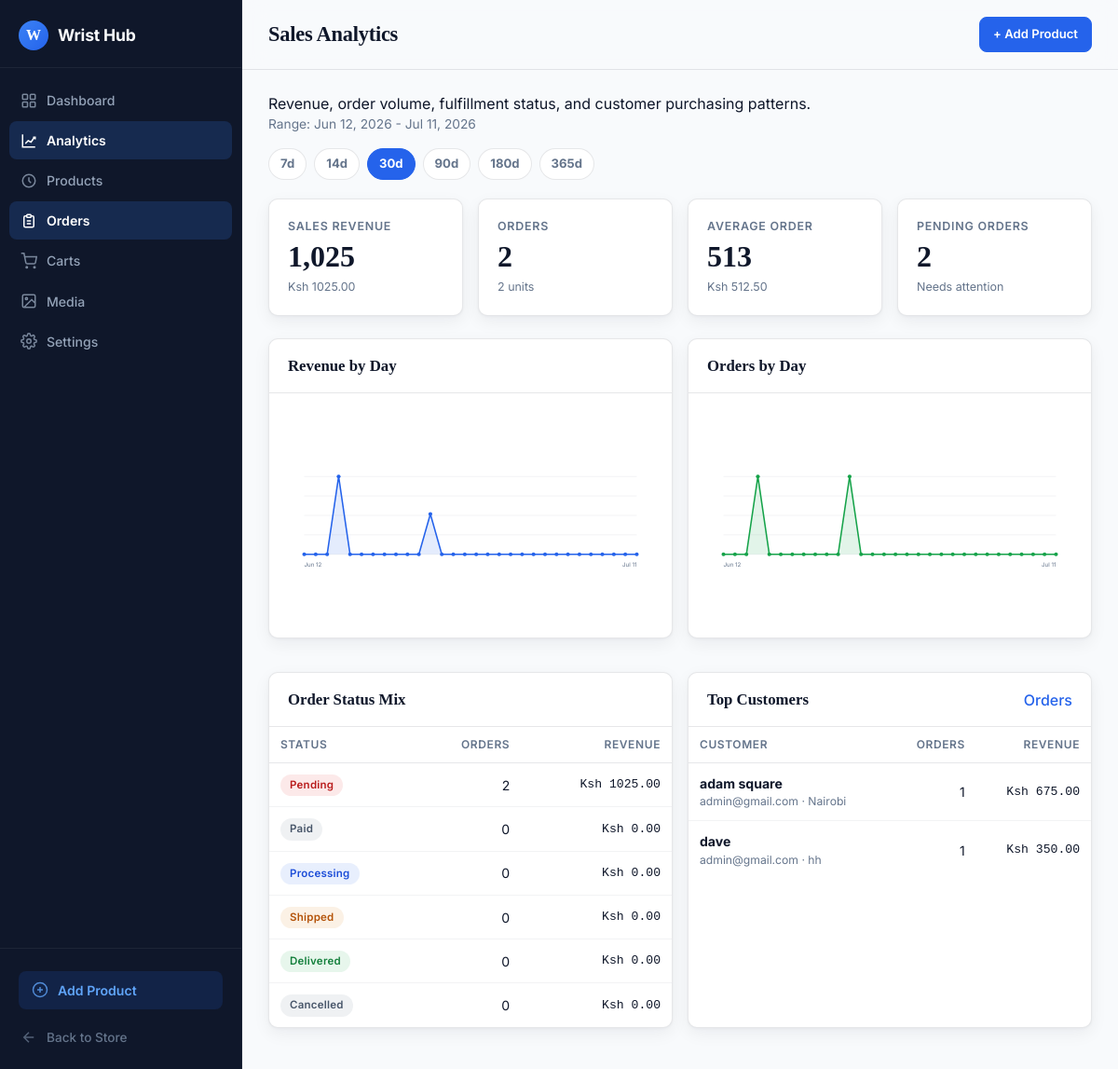
Screenshot of /panel/analytics/sales/ with the database file from the repository.
### wshop/models.py (models this page shows, shortened)
class Order(models.Model):
    STATUS_CHOICES = [
        ("pending", "Pending"),
        ("paid", "Paid"),
        ("processing", "Processing"),
        ("shipped", "Shipped"),
        ("delivered", "Delivered"),
        ("cancelled", "Cancelled"),
    ]
    user = models.ForeignKey(
        settings.AUTH_USER_MODEL,
        on_delete=models.SET_NULL,
        related_name="orders",
        blank=True,
        null=True,
    )
    full_name = models.CharField(max_length=120)
    email = models.EmailField()
    phone = models.CharField(max_length=30)
    address = models.CharField(max_length=255)
    city = models.CharField(max_length=100)
    postal_code = models.CharField(max_length=20)
    country = models.CharField(max_length=100)
    status = models.CharField(max_length=20, choices=STATUS_CHOICES, default="pending")
    total = models.DecimalField(
        max_digits=10,
        decimal_places=2,
        validators=[MinValueValidator(0)],
    )
    created_at = models.DateTimeField(auto_now_add=True)
    updated_at = models.DateTimeField(auto_now=True)
    class Meta:
        ordering = ["-created_at"]

### wshop/views_admin.py (the view)
# urls.py: path("panel/analytics/sales/", views_admin.admin_analytics_sales, name="panel-analytics-sales"),
def admin_analytics_sales(request):
    base = get_analytics_base_context(request)
    orders = base["orders"]
    revenue_series = daily_series(base["start"], base["end"], orders, "created_at", "total")
    order_series = daily_series(base["start"], base["end"], orders, "created_at")
    status_rows = []
    for status, label in Order.STATUS_CHOICES:
        count = orders.filter(status=status).count()
        revenue = orders.filter(status=status).aggregate(total=Sum("total"))["total"] or Decimal("0")
        status_rows.append({"status": status, "label": label, "count": count, "revenue": revenue})
    status_rows = sorted(status_rows, key=lambda row: row["count"], reverse=True)
    top_customers = (
        orders.values("full_name", "email", "city")
        .annotate(orders_count=Count("id"), revenue=Sum("total"))
        .order_by("-revenue")[:8]
    )
    context = {
        **base,
        "dashboard_title": "Sales Analytics",
        "analytics_active": True,
        "orders_active": True,
        "revenue_chart": build_line_chart(revenue_series, "#2563eb"),
        "order_chart": build_line_chart(order_series, "#16a34a"),
        "pending_orders": orders.filter(status="pending").count(),
        "status_rows": status_rows,
        "top_customers": top_customers,
    }
    return render(request, "panel/analytics_sales.html", context)

### wshop/analytics.py (called while the page is built)
def should_track_request(request):
    if request.path.startswith(("/admin/", "/panel/", "/static/", "/media/")):
        return False
    if request.path in {"/cart/count/"}:
        return False
    if request.method not in {"GET", "POST"}:
        return False
    return True

### wshop/templatetags/admin_extras.py (called while the page is built)
@register.filter
def intcomma(value):
    try:
        value = int(value)
        return f"{value:,}"
    except (TypeError, ValueError):
        return value

### wshop/views_admin.py (called while the page is built)
def get_analytics_range(request):
    try:
        days = int(request.GET.get("days", "30"))
    except (TypeError, ValueError):
        days = 30
    if days not in {7, 14, 30, 90, 180, 365}:
        days = 30
    end = timezone.now().date()
    start = end - timedelta(days=days - 1)
    return start, end, days

def visitor_key(event):
    if event.user_id:
        return f"user:{event.user_id}"
    return f"session:{event.session_key}"

def daily_series(start, end, queryset, date_field, value_field=None):
    if value_field:
        rows = queryset.annotate(day=TruncDate(date_field)).values("day").annotate(value=Sum(value_field)).order_by("day")
    else:
        rows = queryset.annotate(day=TruncDate(date_field)).values("day").annotate(value=Count("id")).order_by("day")
    mapped = {row["day"]: row["value"] or 0 for row in rows}
    return [
        {"label": day.strftime("%b %d"), "value": mapped.get(day, 0)}
        for day in daterange(start, end)
    ]

def daterange(start, end):
    current = start
    while current <= end:
        yield current
        current += timedelta(days=1)

def summarize_orders(orders):
    revenue = orders.aggregate(total=Sum("total"))["total"] or Decimal("0")
    units = OrderItem.objects.filter(order__in=orders).aggregate(total=Sum("quantity"))["total"] or 0
    average_order = orders.aggregate(avg=Avg("total"))["avg"] or Decimal("0")
    return revenue, units, average_order

### wshop/templates/panel/analytics_sales.html (shortened to what this page needs)
{% extends "panel/base.html" %}
{% load admin_extras %}
{% block content %}
<div class="analytics-toolbar">
    <div>
        <p class="page-subtitle">Revenue, order volume, fulfillment status, and customer purchasing patterns.</p>
        <p class="text-muted" style="font-size:0.86rem;">Range: {{ start|date:"M d, Y" }} - {{ end|date:"M d, Y" }}</p>
    </div>
    <form class="range-form">
        {% for option in range_options %}
            <a class="range-button{% if days == option %} is-active{% endif %}" href="?days={{ option }}">{{ option }}d</a>
        {% endfor %}
    </form>
</div>
<div class="stats-grid">
    <div class="stat-card revenue-card">
        <span class="stat-label">Sales Revenue</span>
        <span class="stat-value revenue-value">{{ revenue|floatformat:0|intcomma }}</span>
        <span class="stat-change">Ksh {{ revenue|floatformat:2 }}</span>
    </div>
    <div class="stat-card">
        <span class="stat-label">Orders</span>
        <span class="stat-value">{{ orders.count|intcomma }}</span>
        <span class="stat-change">{{ units_sold|intcomma }} units</span>
    </div>
    <div class="stat-card">
        <span class="stat-label">Average Order</span>
        <span class="stat-value">{{ average_order|floatformat:0|intcomma }}</span>
        <span class="stat-change">Ksh {{ average_order|floatformat:2 }}</span>
    </div>
    <div class="stat-card">
        <span class="stat-label">Pending Orders</span>
        <span class="stat-value">{{ pending_orders|intcomma }}</span>
        <span class="stat-change">Needs attention</span>
    </div>
</div>
<div class="chart-grid" style="margin-top:16px;">
    <div class="card">
        <div class="card-header">
            <span class="card-title">Revenue by Day</span>
        </div>
        <div class="card-body">{{ revenue_chart|safe }}</div>
    </div>
    <div class="card">
        <div class="card-header">
            <span class="card-title">Orders by Day</span>
        </div>
        <div class="card-body">{{ order_chart|safe }}</div>
    </div>
</div>
<div class="split-grid">
    <div class="card">
        <div class="card-header">
            <span class="card-title">Order Status Mix</span>
        </div>
        <div class="table-wrap">
            <table>
                <thead>
                    <tr><th>Status</th><th class="text-right">Orders</th><th class="text-right">Revenue</th></tr>
                </thead>
                <tbody>
                    {% for row in status_rows %}
                        <tr>
                            <td>
                                <span class="badge {% if row.status == 'delivered' %}badge-success{% elif row.status == 'processing' %}badge-info{% elif row.status == 'shipped' %}badge-warning{% elif row.status == 'pending' %}badge-danger{% else %}badge-default{% endif %}">
                                    {{ row.label }}
                                </span>
                            </td>
                            <td class="text-right">{{ row.count|intcomma }}</td>
                            <td class="text-right font-mono">Ksh {{ row.revenue|floatformat:2 }}</td>
                        </tr>
                    {% endfor %}
                </tbody>
            </table>
        </div>
    </div>
    <div class="card">
        <div class="card-header">
            <span class="card-title">Top Customers</span>
            <a href="{% url 'panel-orders' %}" class="link">Orders</a>
        </div>
        <div class="table-wrap">
            <table>
                <thead>
                    <tr><th>Customer</th><th class="text-right">Orders</th><th class="text-right">Revenue</th></tr>
                </thead>
                <tbody>
                    {% for row in top_customers %}
                        <tr>
                            <td>
                                <strong>{{ row.full_name }}</strong>
                                <div class="text-muted" style="font-size:0.76rem;">{{ row.email }}{% if row.city %} · {{ row.city }}{% endif %}</div>
                            </td>
                            <td class="text-right">{{ row.orders_count|intcomma }}</td>
                            <td class="text-right font-mono">Ksh {{ row.revenue|floatformat:2 }}</td>
                        </tr>
                    {% empty %}
                        <tr><td colspan="3"><div class="empty-state">No customer data yet.</div></td></tr>
                    {% endfor %}
                </tbody>
            </table>
        </div>
    </div>
</div>
{% endblock %}

### wshop/static/css/admin.css (style rules this page uses)
:root { --bg: #f8fafc; --surface: #ffffff; --sidebar: #0f172a; --sidebar-hover: rgba(255,255,255,0.06); --sidebar-active: rgba(59,130,246,0.18); --ink: #0f172a; --muted: #64748b; --line: rgba(15,23,42,0.1); --shadow: 0 1px 3px rgba(15,23,42,0.04), 0 6px 18px rgba(15,23,42,0.06); --radius: 10px; --blue: #2563eb; --blue-soft: rgba(37,99,235,0.1); --green: #16a34a; --amber: #d97706; --red: #dc2626; --rose: #e11d48; }
* { box-sizing: border-box; margin: 0; padding: 0; }
body { font-family: 'Inter', -apple-system, BlinkMacSystemFont, 'Segoe UI', sans-serif; background: var(--bg); color: var(--ink); line-height: 1.5; min-height: 100vh; }
.stats-grid { display: grid; grid-template-columns: repeat(4, minmax(0, 1fr)); gap: 16px; margin-bottom: 24px; }
.stat-card { background: var(--surface); border: 1px solid var(--line); border-radius: var(--radius); padding: 20px; box-shadow: var(--shadow); display: flex; flex-direction: column; gap: 6px; }
.stat-label { font-size: 0.78rem; font-weight: 600; text-transform: uppercase; letter-spacing: 0.06em; color: var(--muted); }
.stat-value { font-family: Georgia, 'Times New Roman', serif; font-size: 2rem; font-weight: 600; color: var(--ink); line-height: 1; }
.stat-change { font-size: 0.78rem; color: var(--muted); margin-top: 2px; }
.card { background: var(--surface); border: 1px solid var(--line); border-radius: var(--radius); box-shadow: var(--shadow); margin-bottom: 20px; overflow: hidden; }
.card-header { display: flex; align-items: center; justify-content: space-between; gap: 12px; padding: 16px 20px; border-bottom: 1px solid var(--line); }
.card-title { font-family: Georgia, 'Times New Roman', serif; font-size: 1.05rem; font-weight: 600; color: var(--ink); }
.card-body { padding: 16px 20px; }
.table-wrap { overflow-x: auto; }
table { width: 100%; border-collapse: collapse; font-size: 0.88rem; }
th { text-align: left; padding: 10px 12px; font-weight: 600; color: var(--muted); font-size: 0.75rem; text-transform: uppercase; letter-spacing: 0.05em; border-bottom: 1px solid var(--line); white-space: nowrap; }
td { padding: 11px 12px; border-bottom: 1px solid rgba(15,23,42,0.05); color: var(--ink); vertical-align: middle; }
tr:last-child td { border-bottom: 0; }
.badge { display: inline-flex; align-items: center; padding: 3px 10px; border-radius: 999px; font-size: 0.72rem; font-weight: 600; letter-spacing: 0.02em; }
.badge-success { background: rgba(22,163,74,0.1); color: #15803d; }
.badge-warning { background: rgba(217,119,6,0.1); color: #b45309; }
.badge-danger { background: rgba(220,38,38,0.1); color: #b91c1c; }
.badge-info { background: rgba(37,99,235,0.1); color: #1d4ed8; }
.badge-default { background: rgba(100,116,139,0.1); color: #475569; }
.text-right { text-align: right; }
.text-muted { color: var(--muted); }
.font-mono { font-family: ui-monospace, SFMono-Regular, 'SF Mono', Menlo, Consolas, monospace; font-size: 0.82rem; }
.link { color: var(--blue); text-decoration: none; font-weight: 500; }

### wshop/templates/panel/analytics_sales.html (style rules this page uses)
.analytics-toolbar { display: flex; justify-content: space-between; align-items: center; gap: 16px; margin-bottom: 20px; flex-wrap: wrap; }
.range-form { display: flex; gap: 8px; flex-wrap: wrap; }
.range-button { display: inline-flex; align-items: center; min-height: 34px; padding: 0 12px; border: 1px solid var(--line); border-radius: 999px; color: var(--muted); background: var(--surface); text-decoration: none; font-size: 0.82rem; font-weight: 700; }
.range-button.is-active { color: #ffffff; background: var(--blue); border-color: var(--blue); }
.chart-grid { display: grid; grid-template-columns: 1fr 1fr; gap: 16px; margin-bottom: 16px; }
.chart-svg { width: 100%; height: 230px; display: block; }
.split-grid { display: grid; grid-template-columns: 1fr 1fr; gap: 16px; }

### rows the page displays
Order: full_name "adam square", email "admin@gmail.com", city "Nairobi", orders_count "1", revenue "675.00"
Order: full_name "dave", email "admin@gmail.com", city "hh", orders_count "1", revenue "350.00"

### other values shown
{{ dashboard_title }} "Sales Analytics"
{{ start|date:"M d, Y" }} "Jun 12, 2026"
{{ end|date:"M d, Y" }} "Jul 11, 2026"
{{ option }} "7" "14" "30" "90" "180" "365"
{{ revenue|floatformat:0|intcomma }} "1,025"
{{ revenue|floatformat:2 }} "1025.00"
{{ orders.count|intcomma }} "2"
{{ units_sold|intcomma }} "2"
{{ average_order|floatformat:0|intcomma }} "513"
{{ average_order|floatformat:2 }} "512.50"
{{ pending_orders|intcomma }} "2"
{{ revenue_chart|safe }} "Jun 12 Jul 11"
{{ order_chart|safe }} "Jun 12 Jul 11"
{{ row.label }} "Pending" "Paid" "Processing" "Shipped" "Delivered" "Cancelled"
{{ row.count|intcomma }} "2" "0" "0" "0" "0" "0"
